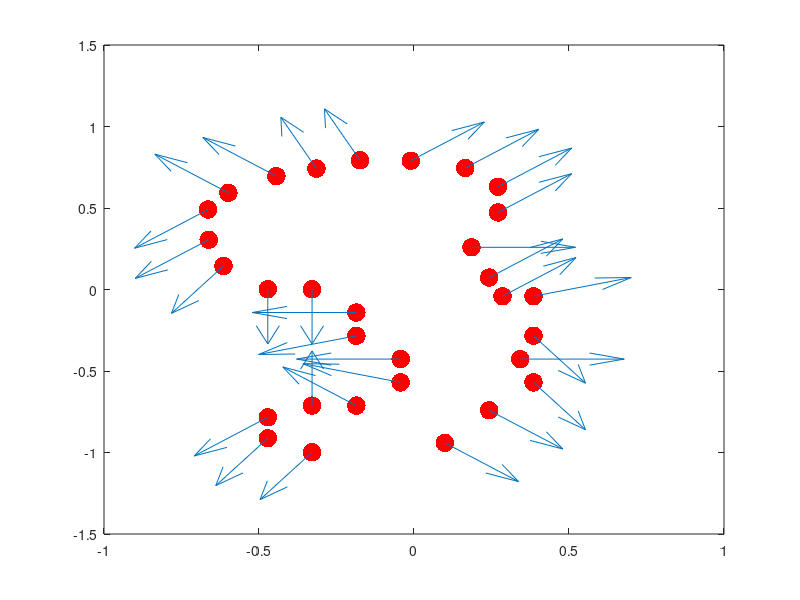

Recreate this plot in MATLAB. (Note: this script raises an error after producing the figure.)
% GPIS learning
% 2D example, Sphere mean and normals

close all; clear all; clc;

%% Data
% X = [0,-0.5;
%     -0.3,-0.1;
%     0.5,-1.0;
%      -0.5,0.5;
%      0.5,0.5;
%     1,0]';
% 
% f = [   0,-cos(20/180*pi),-sin(20/180*pi),...
%         0,-cos(45/180*pi),-sin(45/180*pi),...
%         0,-cos(120/180*pi),-sin(120/180*pi),...
%         0, -cos(45/180*pi), sin(45/180*pi),...
%         0, cos(45/180*pi), sin(45/180*pi),...
%         0,1,0]';
%     
% Data
X = ([-0.301861, -3.988338;
	 -0.301861, -2.988338;
	 -1.301861, -1.988338;
	 -1.301861, -0.988338;
	 -2.301861, 0.011662;
	 -3.301861, 0.011662;
	 -4.301861, 1.011662;
	 -1.301861, -4.988338;
	 -2.301861, -4.988338;
	 -3.301861, -5.488338;
	 -3.301861, -6.388338;
	 -2.301861, -6.988338;
	 0.698139, -6.588338;
	 1.698139, -5.188338;
	 2.698139, -3.988338;
	 2.398139, -2.988338;
	 2.698139, -1.988338;
	 2.698139, -0.288338;
	 1.998139, -0.288338;
	 1.698139, 0.511662;
	 1.298139, 1.811662;
	 1.898139, 3.311662;
	 1.898139, 4.411662;
	 1.154870, 5.217616;
	 -0.071972, 5.531043;
	 -1.218218, 5.548953;
	 -2.203273, 5.190751;
	 -3.107733, 4.868369;
	 -4.191293, 4.151966;
	 -4.648001, 3.435562;
	 -4.636122, 2.137056]')/7;

f = [   0,-cos(20/180*pi),sin(20/180*pi),...
        0,-cos(0/180*pi),sin(0/180*pi),...
        0,-cos(20/180*pi),-sin(20/180*pi),...
        0, -cos(0/180*pi), sin(0/180*pi),...
        0, cos(90/180*pi), -sin(90/180*pi),...
        0,cos(90/180*pi),-sin(90/180*pi),...
        0,cos(120/180*pi),-sin(120/180*pi),...
        0, -cos(45/180*pi), sin(45/180*pi),...
        0, cos(90/180*pi), sin(90/180*pi),...
        0,-cos(45/180*pi),-sin(45/180*pi),...
        0,cos(120/180*pi),-sin(120/180*pi),...
        0, -cos(60/180*pi), -sin(60/180*pi),...
        0, cos(45/180*pi), -sin(45/180*pi),...
        0,cos(45/180*pi),-sin(45/180*pi),...
        0,-cos(120/180*pi),-sin(120/180*pi),...
        0,cos(0/180*pi),sin(0/180*pi),...
        0,-cos(120/180*pi),-sin(120/180*pi),...
        0, cos(20/180*pi), sin(20/180*pi),...
        0, cos(45/180*pi), sin(45/180*pi),...
        0,cos(45/180*pi),sin(45/180*pi),...
        0,cos(0/180*pi),sin(0/180*pi),...
        0, cos(45/180*pi), sin(45/180*pi),...
        0, cos(45/180*pi), sin(45/180*pi),...
        0, cos(45/180*pi), sin(45/180*pi),...
        0, cos(45/180*pi), sin(45/180*pi),...
        0,-cos(70/180*pi),sin(70/180*pi),...
        0,-cos(70/180*pi),sin(70/180*pi),...
        0, -cos(45/180*pi), sin(45/180*pi),...
        0, -cos(45/180*pi), sin(45/180*pi),...
        0,-cos(45/180*pi),-sin(45/180*pi),...
        0, -cos(45/180*pi), -sin(45/180*pi)]';

data = reshape(f, [3,length(X)])';
m = length(X); 

plot(X(1,:), X(2,:), 'r.', 'MarkerSize',40);
hold on;
quiver(X(1,:)', X(2,:)', data(:,2), data(:,3));


sigma = 0.3;
gamma = 5;
noiseVal = 0.1;
noiseGrad = 0.1;
display('Computing means');
R = 1;
cen = [0.0, 0.0]';
mean = @(x) 1/2/R*((x-cen)'*(x-cen) - R^2);
meandx = @(x) 1/R*((x(1)-cen(1)));
meandy = @(x) 1/R*((x(2)-cen(2)));

display('Computing mean and covariance of data');
K = ComputeFullKder(sigma, gamma, X, noiseVal, noiseGrad);
for i = 1:m
    mu((i-1)*3 +1) = mean(X(:,i));
    mu((i-1)*3 +2) = meandx(X(:,i));
    mu((i-1)*3 +3) = meandy(X(:,i));
end
mu = mu';

%% Efficiend draw
iterations = 5;

xLimits = [-1.5, 1.5];
yLimits = [-1.5, 1.5];
centroid = [sum(xLimits)/2, sum(yLimits)/2];

% 2 valid, 1 new, 0 invalid.
root = {2,  {}, xLimits, yLimits, centroid, -1};
Qmat = inv(K)*(f - mu);

evalFun = @(x) [mean(x), meandx(x), meandy(x)]' + ComputeKderX1X2(sigma, gamma, x, X)*Qmat;
root = expandCell(root,evalFun, 2);
root = expandCell(root,evalFun, 2);
for iter=1:iterations
    % Validate branches
    root = validatePoints(root, root);
    
    % Expand tree
    root = expandCell(root, evalFun, 1);  
end
root = validatePoints(root, root);

display('displaying')
figure();
hold on;
plot(X(1,:), X(2,:), 'r.', 'MarkerSize',40);
points = [];
cols = [];
[points, cols] = getPointsTree(points, cols, root);
plot3(points(:,1), points(:,2), cols, 'o')
quiver(X(1,:)', X(2,:)', data(:,2), data(:,3));
grid;
axis([-1.5 1.5 -1.5 1.5]);

%% Ground Truth
[Xg,Yg] = meshgrid(-1.4:0.2:1.4,-1.4:0.2:1.4);
[d1,d2] = size(Xg);
Xs = [reshape(Xg,d1*d2,1),reshape(Yg,d1*d2,1)]';
n = length(Xs);

for i = 1:n
    mus((i-1)*3 +1) = mean(Xs(:,i));
    mus((i-1)*3 +2) = meandx(Xs(:,i));
    mus((i-1)*3 +3) = meandy(Xs(:,i));
end
mus = mus';
Ks = ComputeKderX1X2(sigma, gamma, Xs, X)';
Kss = ComputeFullKder(sigma, gamma, Xs, noiseVal, noiseGrad);

fs = mus + Ks'*inv(K)*(f - mu);
sig = Kss' - Ks'*inv(K)*Ks;


Fs = reshape(fs(1:3:end),d1,d2);

figure();
hold on;
plot(X(1,:), X(2,:), 'r.', 'MarkerSize',40);
contour(Xg,Yg,Fs,[0 0], 'LineWidth',2,'color', 'r');
quiver(X(1,:)', X(2,:)', data(:,2), data(:,3));